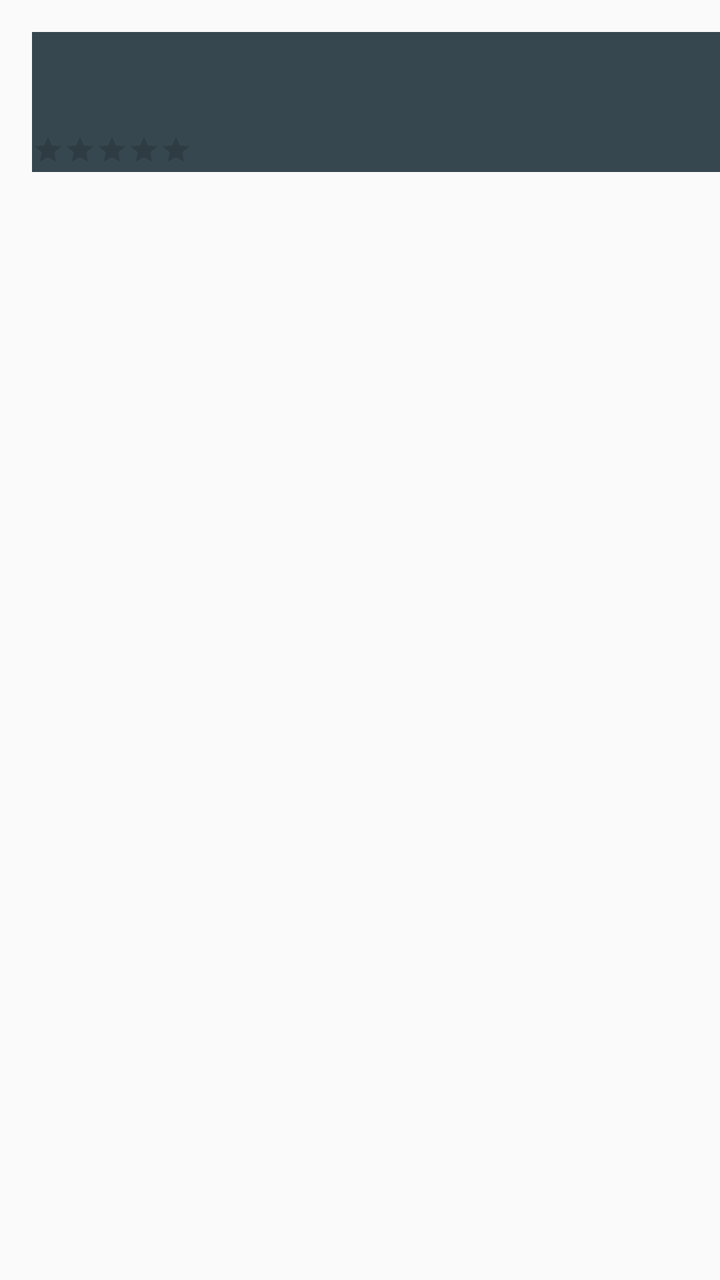
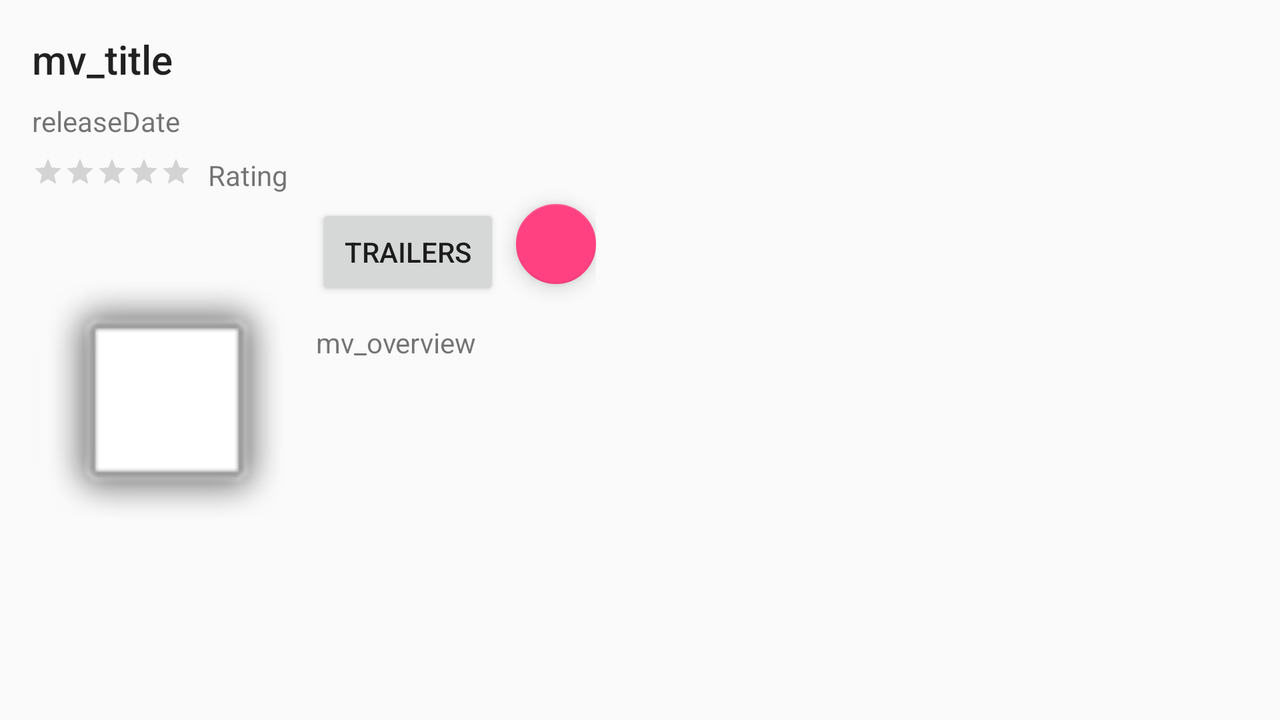

Two renders of one Android screen. The first uses the default layout on a phone; the second uses the alternative layout the repository ships for a different screen configuration, on a matching device. The two XML files are below.
<!-- AndroidManifest.xml: application theme AppTheme -->
<!-- res/layout/activity_detail.xml -->
<?xml version="1.0" encoding="utf-8"?>
<LinearLayout xmlns:android="http://schemas.android.com/apk/res/android"
    android:orientation="vertical"
    android:layout_width="match_parent"
    android:layout_height="match_parent">

    <LinearLayout
        android:layout_width="match_parent"
        android:layout_height="wrap_content"
        android:orientation="vertical"
        android:background="@color/colorPrimaryDark"
        style="@style/CategoryStyle">

        <TextView
            android:id="@+id/mv_display_title"
            android:layout_width="match_parent"
            android:layout_height="wrap_content"
            android:textColor="@color/colorWhite"
            android:textSize="22sp" />

        <TextView
            android:id="@+id/mv_releaseDate"
            android:layout_width="match_parent"
            android:layout_height="wrap_content"
            android:textColor="@color/colorDarkWhite"
            android:textSize="16sp" />

        <LinearLayout
            android:layout_width="wrap_content"
            android:layout_height="wrap_content"
            android:orientation="horizontal">
            <RatingBar
                style="@style/Widget.AppCompat.RatingBar.Small"
                android:id="@+id/ratingBar"
                android:layout_width="wrap_content"
                android:layout_height="wrap_content" />
            <TextView
                android:id="@+id/mv_rating"
                android:paddingStart="16dp"
                android:paddingEnd="16dp"
                android:textColor="@color/colorDarkWhite"
                android:layout_width="wrap_content"
                android:layout_height="wrap_content" />
        </LinearLayout>

    </LinearLayout>


    <ImageView
        android:id="@+id/mv_image"
        android:paddingTop="16dp"
        android:layout_width="match_parent"
        android:layout_height="0dp"
        android:layout_weight="1"
        android:layout_gravity="center"
        android:contentDescription="@string/movieImage"/>

    <android.support.v4.widget.NestedScrollView
        android:layout_width="match_parent"
        android:layout_height="165dp"
        android:padding="16dp">

        <TextView
            android:id="@+id/mv_overview"
            android:layout_width="match_parent"
            android:layout_height="wrap_content"
            android:gravity="start|center"
            android:textAppearance="?android:textAppearanceMedium" />
    </android.support.v4.widget.NestedScrollView>

</LinearLayout>
<!-- resources referenced by this layout -->
<resources>
  <color name="colorDarkWhite">#b0bec5</color>
  <color name="colorPrimaryDark">#37474f</color>
  <color name="colorWhite">#cfd8dc</color>
  <string name="movieImage">movie poster image thumbnail</string>
  <style name="CategoryStyle" parent="ContentsStyle">
          <item name="android:textStyle">bold</item>
          <item name="android:layout_marginLeft">16dp</item>
          <item name="android:layout_marginStart">16dp</item>
          <item name="android:layout_marginTop">16dp</item>
      </style>
  <style name="AppTheme" parent="Theme.AppCompat.Light.DarkActionBar">
          <item name="colorPrimary">@color/colorPrimary</item>
          <item name="colorPrimaryDark">@color/colorPrimaryDark</item>
          <item name="colorAccent">@color/colorAccent</item>
      </style>
  <style name="ContentsStyle">
          <item name="android:layout_width">wrap_content</item>
          <item name="android:layout_height">wrap_content</item>
          <item name="android:layout_marginTop">8dp</item>
      </style>
  <color name="colorPrimary">#263238</color>
  <color name="colorAccent">#FF4081</color>
</resources>
<!-- res/layout-land/activity_detail.xml (the repository's variant of the layout above) -->
<!-- drawn on the phone turned sideways -->
<?xml version="1.0" encoding="utf-8"?>
<ScrollView xmlns:android="http://schemas.android.com/apk/res/android"
    xmlns:app="http://schemas.android.com/apk/res-auto"
    xmlns:tools="http://schemas.android.com/tools"
    android:layout_width="match_parent"
    android:layout_height="match_parent">

    <android.support.constraint.ConstraintLayout
        android:layout_width="wrap_content"
        android:layout_height="wrap_content">

        <TextView
            android:id="@+id/mv_display_title"
            android:layout_width="wrap_content"
            android:layout_height="wrap_content"
            android:layout_marginLeft="16dp"
            android:layout_marginStart="16dp"
            android:layout_marginTop="16dp"
            android:textAppearance="@style/Base.TextAppearance.AppCompat.Title"
            app:layout_constraintLeft_toLeftOf="parent"
            app:layout_constraintTop_toTopOf="parent"
            tools:text="mv_title" />

        <TextView
            android:id="@+id/mv_releaseDate"
            android:layout_width="wrap_content"
            android:layout_height="wrap_content"
            android:layout_marginTop="8dp"
            app:layout_constraintLeft_toLeftOf="@+id/mv_display_title"
            app:layout_constraintTop_toBottomOf="@+id/mv_display_title"
            tools:text="releaseDate" />

        <RatingBar
            android:id="@+id/ratingBar"
            style="@style/Base.Widget.AppCompat.RatingBar.Small"
            android:layout_width="wrap_content"
            android:layout_height="wrap_content"
            android:layout_marginTop="8dp"
            app:layout_constraintLeft_toLeftOf="@+id/mv_releaseDate"
            app:layout_constraintStart_toStartOf="@+id/mv_releaseDate"
            app:layout_constraintTop_toBottomOf="@+id/mv_releaseDate" />

        <TextView
            android:id="@+id/mv_rating"
            android:layout_width="wrap_content"
            android:layout_height="wrap_content"
            android:layout_marginStart="8dp"
            android:layout_marginTop="8dp"
            app:layout_constraintStart_toEndOf="@+id/ratingBar"
            app:layout_constraintTop_toBottomOf="@+id/mv_releaseDate"
            tools:text="Rating" />

        <ImageView
            android:id="@+id/mv_image"
            android:layout_width="134dp"
            android:layout_height="211dp"
            android:layout_marginTop="8dp"
            android:contentDescription="@string/movieImage"
            app:layout_constraintStart_toStartOf="@+id/ratingBar"
            app:layout_constraintTop_toBottomOf="@+id/ratingBar"
            app:srcCompat="@android:drawable/alert_light_frame" />

        <Button
            android:id="@+id/action_trailers"
            android:layout_width="92dp"
            android:layout_height="wrap_content"
            android:layout_marginStart="8dp"
            android:layout_marginTop="8dp"
            android:text="@string/button_trailers"
            app:layout_constraintStart_toEndOf="@+id/mv_image"
            app:layout_constraintTop_toBottomOf="@+id/ratingBar" />

        <android.support.design.widget.FloatingActionButton
            android:id="@+id/fab"
            android:layout_width="70dp"
            android:layout_height="wrap_content"
            android:layout_marginStart="8dp"
            android:layout_marginTop="8dp"
            android:clickable="true"
            app:fabSize="mini"
            app:layout_constraintStart_toEndOf="@+id/action_trailers"
            app:layout_constraintTop_toBottomOf="@+id/ratingBar"
            app:srcCompat="@drawable/ic_favorite_border_black_24dp" />

        <TextView
            android:id="@+id/mv_overview"
            android:layout_width="0dp"
            android:layout_height="wrap_content"
            app:layout_constraintBottom_toBottomOf="parent"
            app:layout_constraintRight_toRightOf="parent"
            app:layout_constraintStart_toStartOf="@+id/action_trailers"
            app:layout_constraintTop_toBottomOf="@+id/fab"
            app:layout_constraintVertical_bias="0.13"
            app:layout_constraintWidth_default="wrap"
            tools:text="mv_overview" />

    </android.support.constraint.ConstraintLayout>
</ScrollView>
<!-- resources referenced by the variant -->
<!-- as the phone turned sideways resolves them -->
<resources>
  <string name="button_trailers">Trailers</string>
  <string name="movieImage">movie poster image thumbnail</string>
  <style name="AppTheme" parent="Theme.AppCompat.Light.DarkActionBar">
          <item name="colorPrimary">@color/colorPrimary</item>
          <item name="colorPrimaryDark">@color/colorPrimaryDark</item>
          <item name="colorAccent">@color/colorAccent</item>
      </style>
  <color name="colorPrimary">#263238</color>
  <color name="colorPrimaryDark">#37474f</color>
  <color name="colorAccent">#FF4081</color>
</resources>
